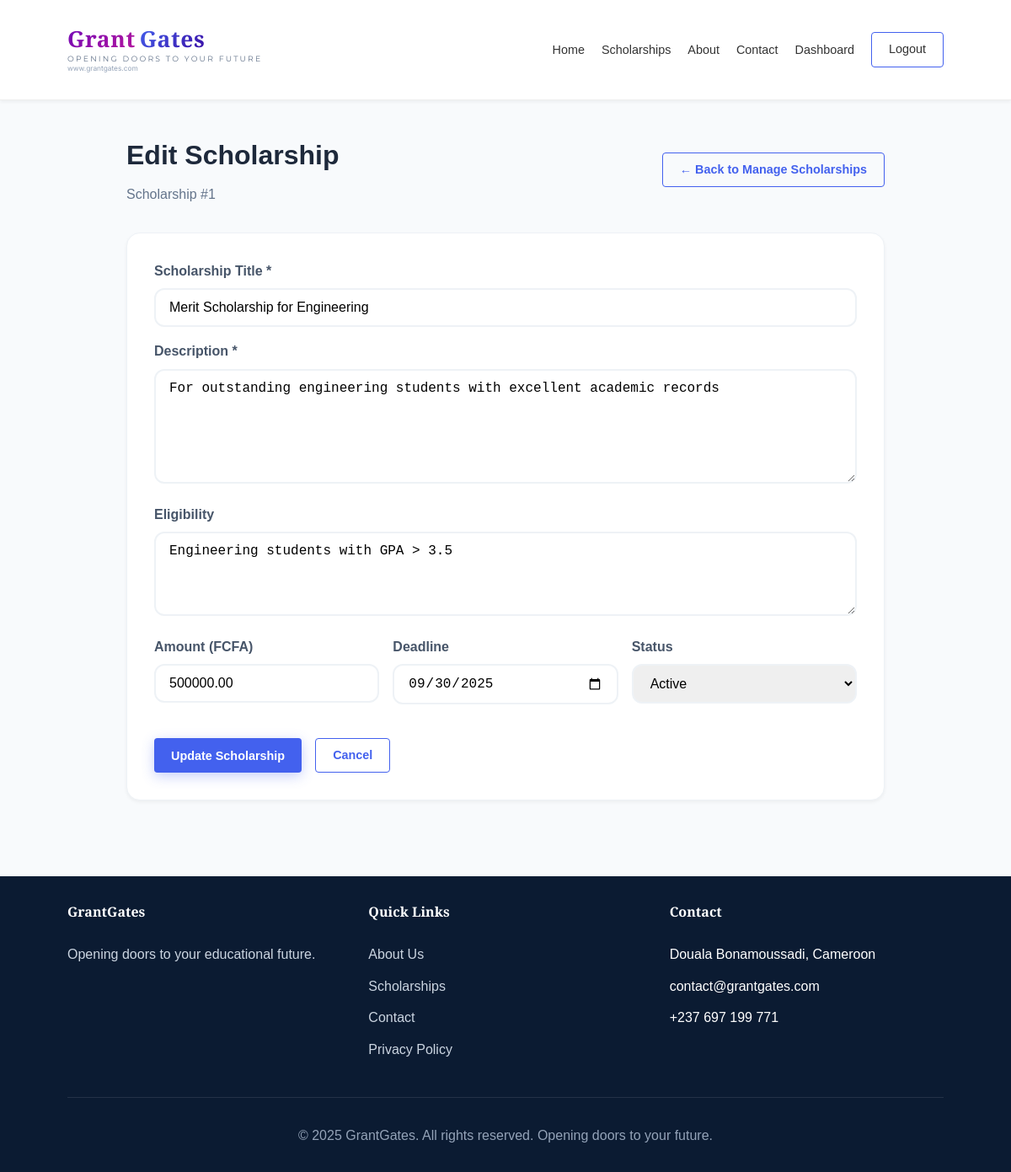
The page /admin/edit_scholarship.php?id=1 (signed in) on the database its author committed.
### tables this page shows
CREATE TABLE scholarships (
    scholarship_id INT(11) PRIMARY KEY AUTO_INCREMENT,
    title VARCHAR(200) NOT NULL,
    description TEXT NOT NULL,
    eligibility TEXT NOT NULL,
    amount DECIMAL(10,2),
    deadline DATE NOT NULL,
    status ENUM('active', 'expired', 'draft') DEFAULT 'active',
    created_by INT(11),
    created_at TIMESTAMP DEFAULT CURRENT_TIMESTAMP,
    updated_at TIMESTAMP DEFAULT CURRENT_TIMESTAMP ON UPDATE CURRENT_TIMESTAMP,
    FOREIGN KEY (created_by) REFERENCES users(user_id) ON DELETE SET NULL
);

### admin/edit_scholarship.php (the view, shortened to what this page needs)
<?php
require_once '../includes/auth.php';
$scholarship_id = isset($_GET['id']) ? (int) $_GET['id'] : 0;
$query = "
    SELECT *
    FROM scholarships
    WHERE scholarship_id = $scholarship_id
    LIMIT 1
";
$result = mysqli_query($conn, $query);
$scholarship = mysqli_fetch_assoc($result);
include '../includes/header.php';
?>
    <div class="container" style="padding: 40px 0; max-width: 900px;">
        <div style="display: flex; justify-content: space-between; align-items: center; gap: 1rem; flex-wrap: wrap; margin-bottom: 2rem;">
            <div>
                <h1 style="margin-bottom: 0.5rem;">Edit Scholarship</h1>
                <p style="color: var(--gray-600); margin: 0;">
                    Scholarship #<?php echo (int) $scholarship['scholarship_id']; ?>
                </p>
            </div>
            <a href="manage_scholarships.php" class="btn btn-outline">← Back to Manage Scholarships</a>
        </div>
        <div class="card">
            <form method="POST">
                <div class="form-group" style="margin-bottom: 1rem;">
                    <label for="title" class="form-label">Scholarship Title *</label>
                    <input
                        type="text"
                        id="title"
                        name="title"
                        class="form-control"
                        value="<?php echo htmlspecialchars($scholarship['title'] ?? ''); ?>"
                        required
                    >
                </div>
                <div class="form-group" style="margin-bottom: 1rem;">
                    <label for="description" class="form-label">Description *</label>
                    <textarea
                        id="description"
                        name="description"
                        class="form-control"
                        rows="6"
                        required
                    ><?php echo htmlspecialchars($scholarship['description'] ?? ''); ?></textarea>
                </div>
                <div class="form-group" style="margin-bottom: 1rem;">
                    <label for="eligibility" class="form-label">Eligibility</label>
                    <textarea
                        id="eligibility"
                        name="eligibility"
                        class="form-control"
                        rows="4"
                    ><?php echo htmlspecialchars($scholarship['eligibility'] ?? ''); ?></textarea>
                </div>
                <div style="display: grid; grid-template-columns: repeat(auto-fit, minmax(220px, 1fr)); gap: 1rem; margin-bottom: 1rem;">
                    <div class="form-group">
                        <label for="amount" class="form-label">Amount (FCFA)</label>
                        <input
                            type="number"
                            step="0.01"
                            id="amount"
                            name="amount"
                            class="form-control"
                            value="<?php echo htmlspecialchars($scholarship['amount'] ?? ''); ?>"
                        >
                    </div>
                    <div class="form-group">
                        <label for="deadline" class="form-label">Deadline</label>
                        <input
                            type="date"
                            id="deadline"
                            name="deadline"
                            class="form-control"
                            value="<?php echo htmlspecialchars($scholarship['deadline'] ?? ''); ?>"
                        >
                    </div>
                    <div class="form-group">
                        <label for="status" class="form-label">Status</label>
                        <select id="status" name="status" class="form-control" required>
                            <option value="active" <?php echo (($scholarship['status'] ?? '') === 'active') ? 'selected' : ''; ?>>
                                Active
                            </option>
                        </select>
                    </div>
                </div>
                <div style="display: flex; gap: 1rem; flex-wrap: wrap;">
                    <button type="submit" class="btn btn-primary">Update Scholarship</button>
                    <a href="manage_scholarships.php" class="btn btn-outline">Cancel</a>
                </div>
            </form>
        </div>
    </div>
<?php include '../includes/footer.php'; ?>

### assets/css/style.css (style rules this page uses)
:root { --grant-purple: #7209b7; --grant-purple-light: #b5179e; --gates-blue: #4361ee; --gates-blue-dark: #3a0ca3; --accent-gold: #ffbe0b; --accent-pink: #f72585; --dark: #0b1b32; --gray-900: #1e293b; --gray-800: #334155; --gray-700: #475569; --gray-600: #64748b; --gray-500: #94a3b8; --gray-400: #cbd5e1; --gray-300: #e2e8f0; --gray-200: #eef2f6; --gray-100: #f8fafc; --white: #ffffff; --gradient-grant: linear-gradient(135deg, var(--grant-purple), var(--grant-purple-light)); --gradient-gates: linear-gradient(135deg, var(--gates-blue), var(--gates-blue-dark)); --gradient-primary: linear-gradient(135deg, var(--grant-purple), var(--gates-blue)); --gradient-gold: linear-gradient(135deg, var(--accent-gold), #fb5607); --shadow-sm: 0 2px 4px rgba(0,0,0,0.05); --shadow-md: 0 4px 6px -1px rgba(0,0,0,0.1); --shadow-lg: 0 10px 15px -3px rgba(0,0,0,0.1); --shadow-xl: 0 20px 25px -5px rgba(0,0,0,0.1); --shadow-colored: 0 10px 25px -5px rgba(114, 9, 183, 0.2); --radius-sm: 0.25rem; --radius-md: 0.5rem; --radius-lg: 0.75rem; --radius-xl: 1rem; --radius-2xl: 1.5rem; --radius-full: 9999px; --transition: all 0.3s ease; }
* { margin: 0; padding: 0; box-sizing: border-box; }
body { font-family: 'Inter', sans-serif; background: var(--gray-100); color: var(--gray-900); line-height: 1.6; min-height: 100vh; display: flex; flex-direction: column; }
.container { width: 90%; max-width: 1280px; margin: 0 auto; padding: 0 20px; }
.btn { display: inline-block; padding: 0.5rem 1.2rem; border-radius: var(--radius-full); text-decoration: none; font-weight: 600; font-size: 0.9rem; transition: var(--transition); cursor: pointer; border: none; }
.btn-primary { background: var(--gradient-primary); color: var(--white); box-shadow: 0 4px 15px rgba(67, 97, 238, 0.3); }
.btn-outline { background: transparent; border: 2px solid var(--gates-blue); color: var(--gates-blue); }
.card { background: var(--white); border-radius: var(--radius-xl); padding: 2rem; box-shadow: var(--shadow-sm); border: 1px solid var(--gray-200); }
.form-group { margin-bottom: 1.5rem; }
.form-label { display: block; margin-bottom: 0.5rem; font-weight: 600; color: var(--gray-700); }
.form-control { width: 100%; padding: 0.75rem 1rem; border: 2px solid var(--gray-200); border-radius: var(--radius-lg); font-size: 1rem; transition: var(--transition); }

### includes/header.php (style rules this page uses)
body { font-family: Arial, sans-serif; margin: 0; padding: 0; }
.container { width: 90%; max-width: 1200px; margin: 0 auto; }
.btn { padding: 8px 20px; border-radius: 4px; text-decoration: none; display: inline-block; }
.btn-primary { background: #4361ee; color: white; }
.btn-outline { border: 1px solid #4361ee; color: #4361ee; }

### rows shown on the page
scholarships: scholarship_id "1", title "Merit Scholarship for Engineering", description "For outstanding engineering students with excellent academic records", eligibility "Engineering students with GPA > 3.5", amount "500000.00", deadline "09/30/2025", status "Active"
